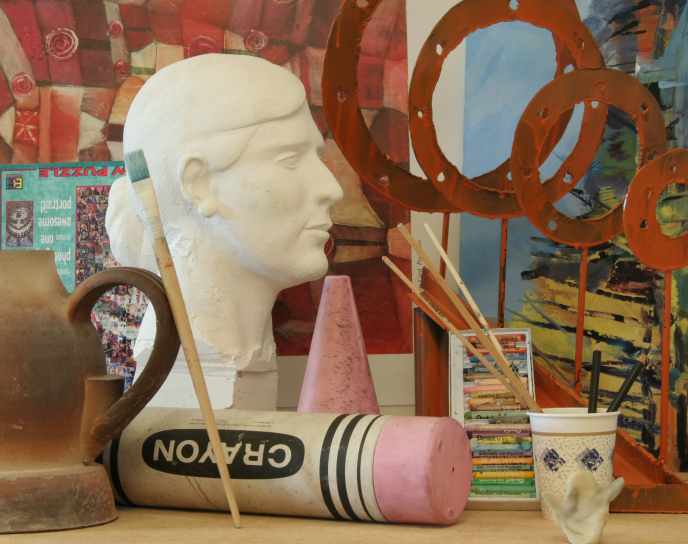
//> input picture build/reference.png, 1376 x 1088 px (shown at 1/2 size)
$ ./depthsuperresolution   (built with g++ and OpenCV 4)
//> lines starting //> are read from the running program, lines starting //| are printed output that depends on the picture
### ICCG.hpp
#include <iostream>
#include <vector>
#include <math.h>

using namespace std;

/******************************
 * compressed sparse row format (csr)
********************************/
struct str_CSR
{
	double * val;
	int * 	col_index;
	int * 	row_index;
	int 	str_size;
	int 	row_size;
	int 	col_size;
};

struct str_CSR_colsort
{
	int 	num[7];
	int	 	row_index[7];
	int		size;
};

void make_CSRcolIndex(str_CSR * csr_mat_l, str_CSR_colsort * csr_col);
void executeIcdCsrFormat(str_CSR * csr_src , str_CSR * csr_dst, vector<double> &vec_d);
void ICResCsrFormat(str_CSR * csr_matl, str_CSR * csr_matl2, vector<double> vec_d, vector<double>  vec_r, vector<double> &vec_u);
void ApproximateSolution0(str_CSR * csr_mat, vector<double> vec_b, vector<double> vec_x, vector<double> &vec_r);
double dot(vector<double> vec1, vector<double> vec2, int n);
double dot_CSR(str_CSR * csr_mat, vector<double> &vec2, int row);
void transposition_Lmatrix(str_CSR * csr_mat, str_CSR * csr_mat2, int loop_cut);
int ICCGSolver(str_CSR * csr_mat, vector<double> vec_b, vector<double> &vec_x, int iter, double eps, str_CSR_colsort * csr_col);
double read_elementsCSR_skip(str_CSR * csr_mat, int i, int &j);
str_CSR_colsort * pre_ICD(str_CSR * csr_mat);

/*For Debug*/
double read_elementsCSR(str_CSR * csr_mat, int i, int j);
int rewrite_elementsCSR(str_CSR * csr_mat, double val, int i, int j);
int add_elementsCSR(str_CSR * csr_mat, double val, int i, int j);
void preview_CSR(str_CSR * csr);
void make_data(str_CSR * csr, int r_size);
void make_testData(str_CSR * csr);

/*Not use*/
void ICRes(str_CSR * csr_matl, vector<double> vec_d, vector<double>  vec_r, vector<double> &vec_u);
void IncompleteCholeskyDecomp(str_CSR * csr_src , str_CSR * csr_dst, vector<double> &vec_d);

### InputImage.hpp
#include <opencv2/core/core.hpp>
#include <opencv2/imgproc.hpp>
#include <opencv2/highgui/highgui.hpp>
#include <iostream>

#define MARK_RADIUS (10)
using namespace cv;
using namespace std;

//$BESCf7P2a3NG'MQ$NJQ?t(B
enum ShowInImg
{
	IMG_INPUT = 0,
	IMG_GRAY,
	IMG_DRAW,
	IMG_YUV,
	IMG_DRAWYUV,
	IMG_OUTPUT,
	IMG_COLORIZED,
	IMG_NUM
};

static void my_mouse_callback(int event, int x, int y, int flags, void* param);
class InputImage
{
	public:
		InputImage(Mat1f mat_image);	//$B%3%s%9%H%i%/$?(B
		InputImage(Mat3f mat_image);	//$B%3%s%9%H%i%/$?(B
		Mat3f get_Image(int num);		//yuv$B2hA|$N(BGetter
		void draw_Image(void);			//$B%f!<%6$N%+%i!<;XDj(B
		void show_Image(int num);		//$B%G%P%C%/MQ$N2hA|I=<((B

	private:
		Mat3f copy_GlaychForRGBch(Mat1f, Mat3f);	//$B%0%l!<(B1ch$B2hA|$r(B3ch$B$K3HD%$9$k(B
		void draw_Trajectory(Mat3f *);				//$B%^%&%9F~NO$G50@W$rIA$/(B
		Mat3f mat_input;
		Mat3f mat_draw;
		Mat3f mat_draw_bp;
		Mat3f mat_draw_yuv;
		Mat3f mat_yuv;
		Mat1f mat_gray;
		bool mouse_click;
		bool mouse_left;
		int mouse_x;
		int mouse_y;
};

### BilateralGrid.cpp

// #define _DEBUG_


#include <opencv2/core/core.hpp>
#include <opencv2/highgui/highgui.hpp>
#include <opencv2/imgproc.hpp>
#include <iostream>
#include <time.h>
#include "BilateralGrid.hpp"

using namespace cv;
using namespace std;

BilateralGrid::BilateralGrid(Mat3f mat_image)
{
	mat_inputY = get_Ych(mat_image);
	mat_inputU = get_Uch(mat_image);
	mat_inputV = get_Vch(mat_image);
	mat_output = mat_inputY.clone();

	int sigma_spatial = SIGMA;
	int sigma_luma = SIGMA;
	int sigma_chroma = SIGMA;

}


// [253 lines left out: functions Depthsuperresolution, Colorization, set_DrawImage, set_DepthImage, construct_AMatrix_step1, construct_AMatrix_step2 and 1 more, not called in this run]


int counter = 0;

// [404 lines left out: functions construct_BlurMatrix, execute_Filter, show_Image, get_Image, construct_SliceMatrix, construct_SliceMatrix_for_depth, not called in this run]


Mat1f BilateralGrid::get_Ych(Mat3f yuv)
{
	int y, x, c;
	Mat1f ret(yuv.rows, yuv.cols, CV_32FC1);
	float *yuv_pix;
	float *ret_pix;
	yuv_pix = yuv.ptr<float>(0, 0);
	ret_pix = ret.ptr<float>(0, 0);

	for(y=0; y<yuv.rows; y++)
	{
		for(x=0; x<yuv.cols; x++)
		{
			*ret_pix = *yuv_pix;
			yuv_pix += 3;
			ret_pix ++;
		}
	}
	return ret;
}

Mat1f BilateralGrid::get_Uch(Mat3f yuv)
{
	int y, x, c;
	Mat1f ret(yuv.rows, yuv.cols, CV_32FC1);
	float *yuv_pix;
	float *ret_pix;
	yuv_pix = yuv.ptr<float>(0, 0) + 1;
	ret_pix = ret.ptr<float>(0, 0);

	for(y=0; y<yuv.rows; y++)
	{
		for(x=0; x<yuv.cols; x++)
		{
			*ret_pix = *yuv_pix;
			yuv_pix += 3;
			ret_pix ++;
		}
	}
	return ret;
}

Mat1f BilateralGrid::get_Vch(Mat3f yuv)
{
	int y, x, c;
	Mat1f ret(yuv.rows, yuv.cols, CV_32FC1);
	float *yuv_pix;
	float *ret_pix;
	yuv_pix = yuv.ptr<float>(0, 0) + 2;
	ret_pix = ret.ptr<float>(0, 0);

	for(y=0; y<yuv.rows; y++)
	{
		for(x=0; x<yuv.cols; x++)
		{
			*ret_pix = *yuv_pix;
			yuv_pix += 3;
			ret_pix ++;
		}
	}
	return ret;
}


// [241 lines left out: functions calc_Bistochastic, convertCSR, execute_ICCG, execute_ICCG_for_depth, not called in this run]

### InputImage.cpp
#include <opencv2/core/core.hpp>
#include <opencv2/imgproc.hpp>
#include <opencv2/highgui/highgui.hpp>
#include <iostream>
#include "InputImage.hpp"

static int glb_mouse_x;
static int glb_mouse_y;
static bool glb_mouse_click = false;
static bool glb_mouse_left = false;


// [31 lines left out: functions my_mouse_callback, InputImage, not called in this run]


InputImage::InputImage(Mat3f mat_image)
{
	mat_input = mat_image.clone();
	cvtColor(mat_input, mat_gray, COLOR_BGR2GRAY);
	mat_draw_bp = copy_GlaychForRGBch(mat_gray, mat_input);
	cvtColor(mat_draw_bp, mat_yuv, COLOR_BGR2YCrCb);
	// cvtColor(mat_image, mat_yuv, COLOR_BGR2YCrCb);
	std::cout << mat_draw_bp.cols<< "x" << mat_draw_bp.rows <<"x"<< mat_draw_bp.channels()<< std::endl;
	std::cout << mat_image.cols<< "x" << mat_image.rows << "x"<< mat_image.channels()<<std::endl;
	mat_draw = mat_draw_bp.clone();
}

// [12 lines left out: function InputImage, not called in this run]


Mat3f InputImage::copy_GlaychForRGBch(Mat1f gray, Mat3f color)
{
	int y, x, c;
	float* gray_pix;
	float* color_pix;
	Mat3f ret = color.clone();
	gray_pix = gray.ptr<float>(0, 0);
	color_pix = ret.ptr<float>(0, 0);

	for(y=0; y<gray.rows; y++)
	{
		for(x=0; x<gray.cols; x++)
		{
			for(c=0; c<color.channels(); c++)
			{
				*color_pix = *gray_pix;
				color_pix++;
			}
			gray_pix++;
		}
	}
	return ret;
}

// [102 lines left out: functions draw_Trajectory, draw_Trajectory_Byreference, show_Image, not called in this run]


Mat3f InputImage::get_Image(int num)
{
	switch(num)
	{
		case IMG_DRAW:
			return mat_draw;
			break;
		case IMG_YUV:
			return mat_yuv;
			break;
		case IMG_DRAWYUV:
			return mat_draw_yuv;
			break;
		default:
			return mat_input;
			break;
	}
}


// [23 lines left out: function draw_Image, not called in this run]

### depthsuperresolution.cpp
#include <opencv2/core/core.hpp>
#include <opencv2/imgproc.hpp>
#include <opencv2/highgui/highgui.hpp>
#include <iostream>
#include <time.h>
#include "InputImage.hpp"
#include "BilateralGrid.hpp"

#define ICCG_LOOP_MAX	(200)
#define ICCG_EPS		(0.01)

using namespace cv;
using namespace std;

const String keys =
	"{help h usage |      | print this message   }"
	"{@image      |      | image for input   }";

int main(int argc, char **argv)
{
    clock_t now;
    now = clock();
    printf( "start depth_superres : now is %f seconds\n\n", (double)(now) / CLOCKS_PER_SEC);

    String imgName_T;
    String imgName_R;
    String imgName_C;
	Mat3f mat_R;
	Mat3f mat_T;
	Mat3f mat_bg_in;

    // CommandLineParser parser(argc, argv, keys);
	// if(parser.has("h") || argc != 2){
	// 	parser.printMessage();
	// 	return 0;
	// }
	//
    // imgName_R = parser.get<String>(0);
    imgName_R = "reference.png";
	imgName_T = "target.png";
    // imgName_T = parser.get<String>(1);
    // imgName_C = parser.get<String>(2);
	std::cout << "imgName:" << imgName_T << imgName_R<< std::endl;

	mat_R= imread(imgName_R, 1)/255;
	mat_T= imread(imgName_T, 0)/255;
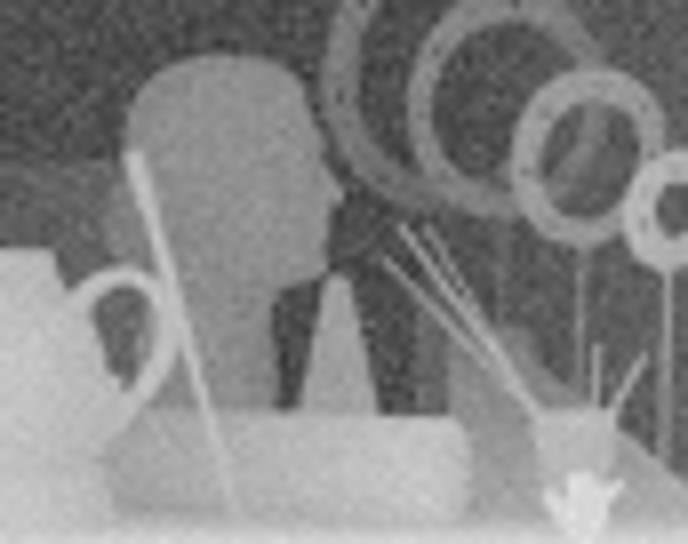
//> input picture build/target.png, 1376 x 1088 px (shown at 1/2 size)
//> mat_T: 1088 rows x 1376 cols, CV_32FC1; min 0.204, max 0.89, mean 0.519
	// std::cout << "mat_in:"<<mat_in.cols<<"x"<<mat_in.rows << std::endl;

	InputImage InImg(mat_R);
//> in InputImage, `cvtColor(mat_input, mat_gray, COLOR_BGR2GRAY);`:
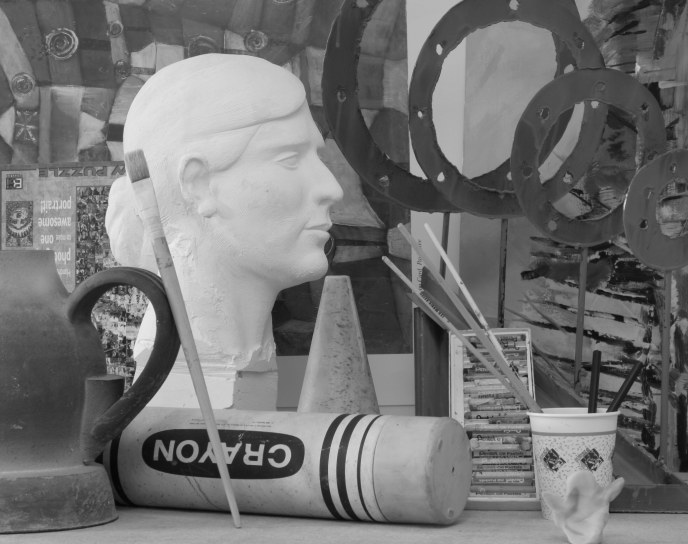
//> mat_gray: 1088 rows x 1376 cols, CV_32FC1 (shown at 1/2 size); min 0.015, max 0.93, mean 0.454
//> in InputImage, `cvtColor(mat_draw_bp, mat_yuv, COLOR_BGR2YCrCb);`: mat_yuv: 1088 rows x 1376 cols, CV_32FC3; mean of channels 0, 1, 2 0.453, 0.5, 0.5
//| 1376x1088x3
//| 1376x1088x3
	mat_bg_in = InImg.get_Image(IMG_YUV);
	// cvtColor(mat_bg_in, mat_bg_in, COLOR_YCrCb2BGR);

	BilateralGrid BiGr(mat_bg_in);

	imshow("mat_R",mat_R);
//> (the run ends here: the program needs code that is not available in this run, at `BiGr.Depthsuperresolution(mat_R,mat_T,5,5,5);`)
